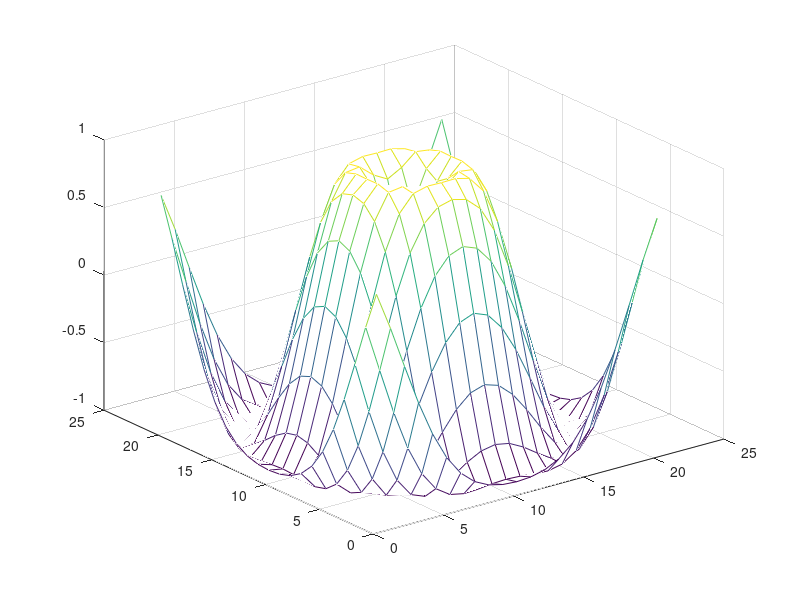
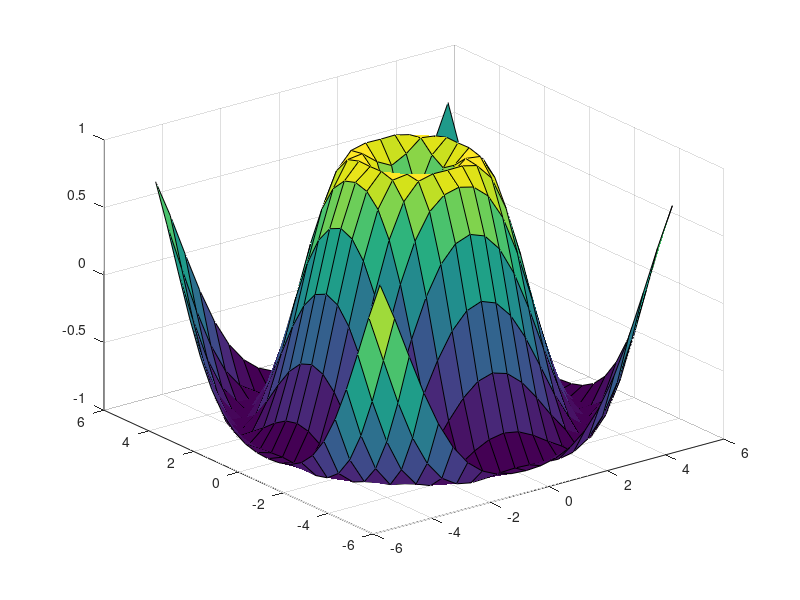

These charts were generated, in order, by the following MATLAB code:
clc
clear all
close all 
% a
x=-5:0.5:5;
y=x;
[X,Y]=meshgrid(x,y);
t1=sqrt(X.^2 + Y.^2);
Z1=sin(t1);
Z=mesh(Z1);
% b
figure 
surf(Z1);
surf(X,Y,Z1)
